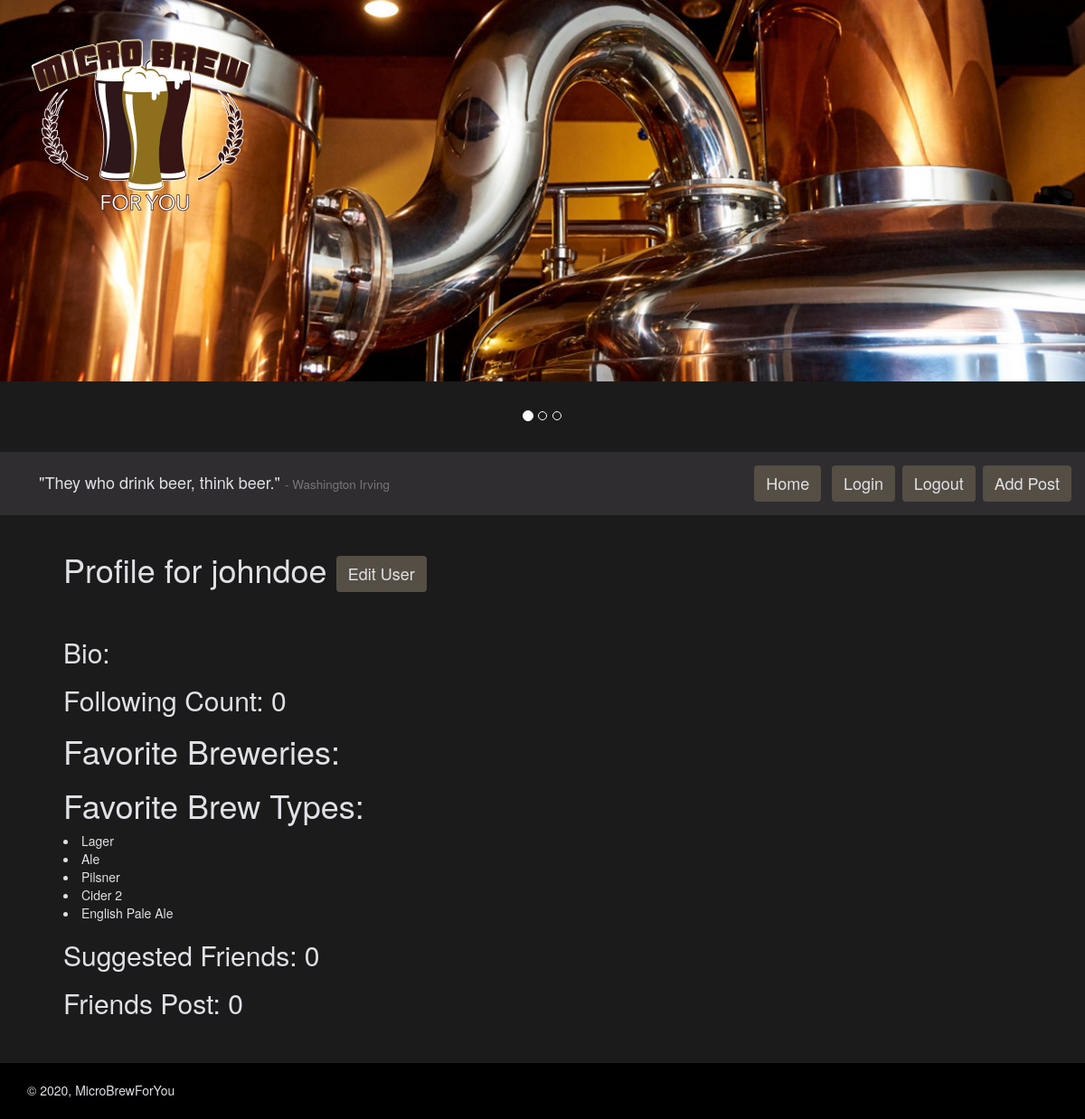
The app's page / (signed in) with its own data.
### microbrewforyou_app/models.py (models this page shows, shortened)
class CustomUser(AbstractUser):
    bio = models.CharField(max_length=280, default='')
    user_image = models.ImageField(
        upload_to='CustomUser/', null=False, blank=False)
    users_following = models.ManyToManyField(
        "self", symmetrical=False, related_name='CustomUser')
    fav_breweries = models.ManyToManyField(
        "Breweries", symmetrical=False,
        related_name='fav_breweries', blank=True)
    fav_brewtypes = models.ManyToManyField(
        "BrewTypes", symmetrical=False,
        related_name='fav_brewtypes', blank=True)
    address = models.CharField(max_length=280)
    city = models.CharField(max_length=50)
    state = models.CharField(max_length=50)
    user_since = models.DateTimeField(default=timezone.now)
    REQUIRED_FIELDS = ['first_name', 'bio', 'address', 'city', 'state']
    def __str__(self):
        return self.username

class BrewTypes(models.Model):
    name = models.CharField(max_length=80)
    averageABV = models.FloatField()

### microbrewforyou_app/views.py (the view)
# urls.py: path('', IndexView.as_view(), name="homepage"),
class IndexView(View):
    def get(self, request):
        if request.user.is_anonymous:
            follow_count = 0
        else:
            follow_count = len(request.user.users_following.all())
        return render(request, 'index.html', {'follow_count': follow_count})

### templates/index.html (shortened to what this page needs)
{% extends 'base.html' %} {% block content %}
<br />
{% if request.user.is_authenticated %}
<h1>
  Profile for {{request.user}}
  <a href="/edituser/{{request.user.id}}/" class="btn button-menu">Edit User</a>
</h1>
<br />
<h2>Bio: {{request.user.bio}}</h2>
<h2>Following Count: {{follow_count}}</h2>
{% include "favorite_breweries.html" %} {% include "favorite_brew_type.html" %}
<h2>Suggested Friends: {{follow_count}}</h2>
<h2>Friends Post: {{follow_count}}</h2>
<br />
<br />
{% endif %} {% endblock %}

### templates/favorite_brew_type.html
<h1>Favorite Brew Types:</h1>
{% for fav in request.user.fav_brewtypes.all %}
<li>
  {{fav.name}}
</li>
{% endfor %}

### static/css/main.css (style rules this page uses)
body#custom_body { background-color: #1b1b1b; color: #e0e1e5; }
a.button-menu { background-color: #554e45; color: #e0e1e5; font-size: 18px; }

### records on screen
CustomUser: user "johndoe"
BrewTypes: name "Lager"
BrewTypes: name "Ale"
BrewTypes: name "Pilsner"
BrewTypes: name "Cider 2"
BrewTypes: name "English Pale Ale"

### other values on screen
{{ follow_count }} "0"
